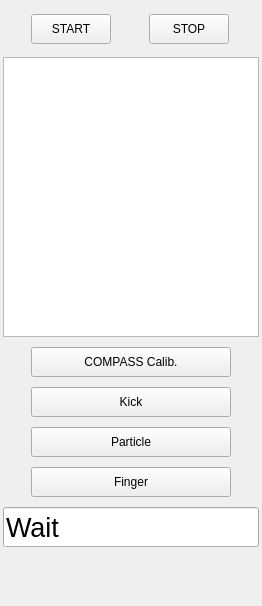
<?xml version="1.0" encoding="UTF-8"?>
<ui version="4.0">
 <class>PlayerControllerWidget</class>
 <widget class="QWidget" name="PlayerControllerWidget">
  <property name="geometry">
   <rect>
    <x>0</x>
    <y>0</y>
    <width>262</width>
    <height>606</height>
   </rect>
  </property>
  <property name="sizePolicy">
   <sizepolicy hsizetype="Expanding" vsizetype="Expanding">
    <horstretch>0</horstretch>
    <verstretch>0</verstretch>
   </sizepolicy>
  </property>
  <property name="windowTitle">
   <string>PlayerController</string>
  </property>
  <layout class="QVBoxLayout" name="verticalLayout">
   <property name="spacing">
    <number>10</number>
   </property>
   <property name="leftMargin">
    <number>3</number>
   </property>
   <property name="rightMargin">
    <number>3</number>
   </property>
   <item>
    <layout class="QHBoxLayout" name="horizontalLayout">
     <property name="topMargin">
      <number>3</number>
     </property>
     <property name="bottomMargin">
      <number>3</number>
     </property>
     <item>
      <widget class="QPushButton" name="pushButton_2">
       <property name="minimumSize">
        <size>
         <width>0</width>
         <height>30</height>
        </size>
       </property>
       <property name="maximumSize">
        <size>
         <width>80</width>
         <height>16777215</height>
        </size>
       </property>
       <property name="text">
        <string>START</string>
       </property>
      </widget>
     </item>
     <item>
      <widget class="QPushButton" name="pushButton">
       <property name="minimumSize">
        <size>
         <width>0</width>
         <height>30</height>
        </size>
       </property>
       <property name="maximumSize">
        <size>
         <width>80</width>
         <height>16777215</height>
        </size>
       </property>
       <property name="text">
        <string>STOP</string>
       </property>
      </widget>
     </item>
    </layout>
   </item>
   <item>
    <widget class="QTextBrowser" name="textBrowser">
     <property name="sizePolicy">
      <sizepolicy hsizetype="Preferred" vsizetype="Expanding">
       <horstretch>0</horstretch>
       <verstretch>0</verstretch>
      </sizepolicy>
     </property>
     <property name="minimumSize">
      <size>
       <width>0</width>
       <height>280</height>
      </size>
     </property>
     <property name="maximumSize">
      <size>
       <width>10000000</width>
       <height>16777215</height>
      </size>
     </property>
    </widget>
   </item>
   <item>
    <layout class="QGridLayout" name="gridLayout">
     <property name="verticalSpacing">
      <number>10</number>
     </property>
     <item row="3" column="0">
      <widget class="QPushButton" name="pushButton_5">
       <property name="minimumSize">
        <size>
         <width>0</width>
         <height>30</height>
        </size>
       </property>
       <property name="maximumSize">
        <size>
         <width>200</width>
         <height>16777215</height>
        </size>
       </property>
       <property name="text">
        <string>Particle</string>
       </property>
      </widget>
     </item>
     <item row="0" column="0">
      <widget class="QPushButton" name="pushButton_3">
       <property name="minimumSize">
        <size>
         <width>0</width>
         <height>30</height>
        </size>
       </property>
       <property name="maximumSize">
        <size>
         <width>200</width>
         <height>16777215</height>
        </size>
       </property>
       <property name="text">
        <string>COMPASS Calib.</string>
       </property>
      </widget>
     </item>
     <item row="2" column="0">
      <widget class="QPushButton" name="pushButton_4">
       <property name="minimumSize">
        <size>
         <width>0</width>
         <height>30</height>
        </size>
       </property>
       <property name="maximumSize">
        <size>
         <width>200</width>
         <height>16777215</height>
        </size>
       </property>
       <property name="text">
        <string>Kick</string>
       </property>
      </widget>
     </item>
     <item row="4" column="0">
      <widget class="QPushButton" name="pushButton_6">
       <property name="minimumSize">
        <size>
         <width>0</width>
         <height>30</height>
        </size>
       </property>
       <property name="maximumSize">
        <size>
         <width>200</width>
         <height>16777215</height>
        </size>
       </property>
       <property name="text">
        <string>Finger</string>
       </property>
      </widget>
     </item>
    </layout>
   </item>
   <item>
    <widget class="QLineEdit" name="ledtDispColorAndRole">
     <property name="minimumSize">
      <size>
       <width>0</width>
       <height>40</height>
      </size>
     </property>
     <property name="font">
      <font>
       <pointsize>20</pointsize>
      </font>
     </property>
     <property name="text">
      <string>Wait</string>
     </property>
    </widget>
   </item>
   <item>
    <spacer name="verticalSpacer">
     <property name="orientation">
      <enum>Qt::Vertical</enum>
     </property>
     <property name="sizeHint" stdset="0">
      <size>
       <width>20</width>
       <height>40</height>
      </size>
     </property>
    </spacer>
   </item>
  </layout>
 </widget>
 <resources/>
 <connections/>
</ui>
